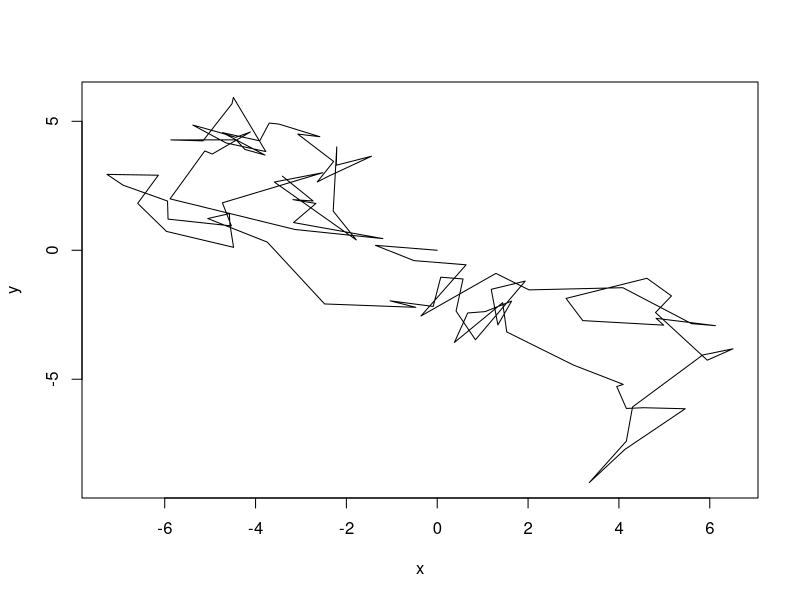
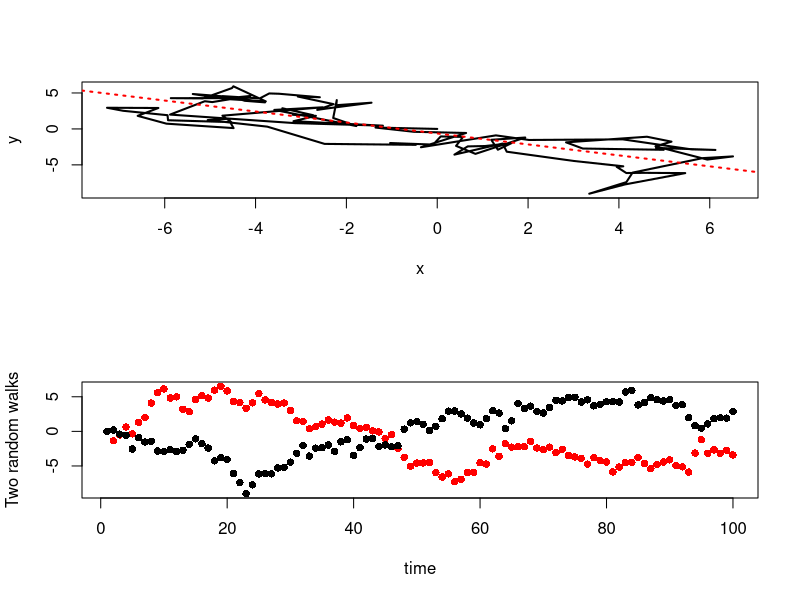

Write R code to recreate these figures, in order.
#An example of a spurious correlation when regressing
#two independent random walks

library(magrittr)
n=100

set.seed(32487)
x =y= rep(0,n)
(2:n)%>%lapply(.,function(i){
  x[i] <<- x[i-1] + rnorm(1)
  y[i] <<- y[i-1] + rnorm(1)
})

plot(x,y,type="l")

lms=lm(y~x)
par(mfcol=c(2,1))
plot(x,y,type="l",lwd=2)
abline(a=lms$coef[1],b=lms$coef[2],col="red",lwd=2,lty=3)

plot(x,col="red",ylim=range(cbind(x,y)),xlab="time",ylab="Two random walks",pch=16)
points(y,pch=16)

lms%>%summary
